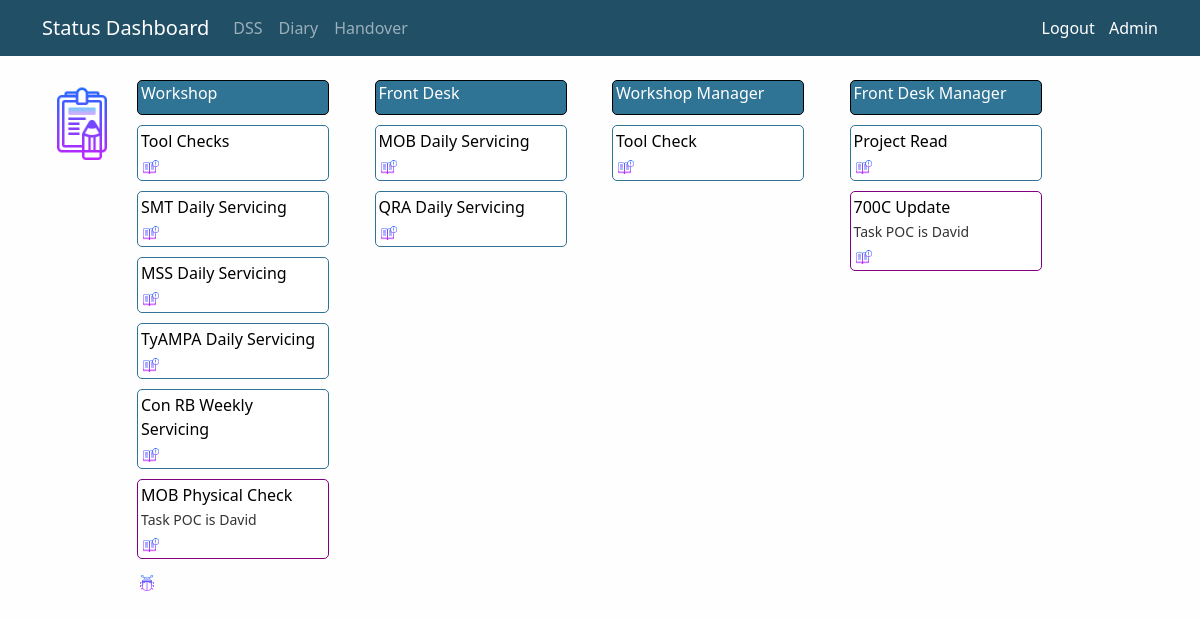
The app's page /diary/ (signed in), older data.
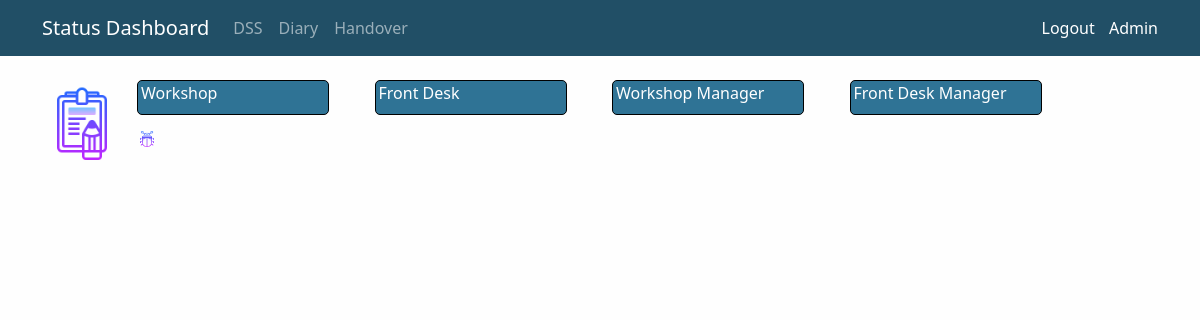
The same page, newer data.
### diary/models.py (models this page shows, shortened)
class TodaysTask(models.Model):
	task = models.ForeignKey(Task, null=True, on_delete=models.SET_NULL)
	task_completed_by = models.ForeignKey(User, null=True, on_delete=models.SET_NULL)
	date_created = models.DateField(default=timezone.now)
	date_completed = models.DateTimeField(null=True)

class Task(models.Model):
	title = models.CharField(max_length=100)
	task_desc = models.TextField()
	day_of_task=models.ForeignKey(DaysOfTheWeek, null=True, on_delete=models.SET_NULL)
	section = models.CharField(max_length=50)
	def __str__(self):
		return self.title

class AdhockTask(models.Model):
	title = models.CharField(max_length=100)
	desc = models.TextField()
	section = models.CharField(max_length=50)
	created_by = models.CharField(max_length=20)
	date_created = models.DateField(default=timezone.now)
	completed_by = models.ForeignKey(User, null=True, on_delete=models.CASCADE)
	date_completed = models.DateTimeField(null=True)

### diary/views.py (the view)
# urls.py: path('', DiaryListView.as_view(), name='diary'),
class DiaryListView(LoginRequiredMixin, ListView):
	model = TodaysTask
	template_name = 'diary/diary.html'
	context_object_name = 'task'
	def get_context_data(self, **kwarks):
		context = super(DiaryListView, self).get_context_data(**kwarks)
		context.update({
			'adhocktask':AdhockTask.objects.all(),
			})
		return context
	def get_queryset(self):
		return TodaysTask.objects.all()

### diary/templates/diary/diary.html (shortened to what the changed rows need)
{% extends "board/base.html"%}
{% load static %}
{% block content %}
	<div class="row">
		<div class="col-md-10">
			<div class="row">
				<div class="col-md-3">
					{% for task in task %}
						{% if task.task.section == 'Workshop' %}
							{% if task.task_completed_by %}
								<article class="content	content-section" style="background-color: #f6f6f6; opacity: 50%;">
									<div>{{ task.task }}</div>
									<div class="row">
										<div class="col-md-3">
											<a href="{% url 'diary-detail' task.id %}" style="cursor: pointer;"><img src="{% static 'board/media/info_2.png' %}" style="width:20px; height:auto;"></a>
										</div>
										<div class="col-md-9">
											Signed: {{ task.task_completed_by }}
										</div>
									</div>
								</article>
							{% else %}
								<article class="content	content-section" style="border: 1px solid #2F7395;">
									<div><a href="{% url 'diary-update' task.id %}" style="text-decoration: none; color: black;">{{ task.task }}</a></div>
									<a href="{% url 'diary-detail' task.id %}" style="cursor: pointer;"><img src="{% static 'board/media/info_2.png' %}" style="width:20px; height:auto;"></a>
								</article>
							{% endif %}
						{% endif %}
					{% endfor %}
					{% for task in adhocktask %}
						{% if task.section == 'Workshop' %}
							<article class="content	content-section" style="border: 1px solid purple;">
								<div><a href="#" style="text-decoration: none; color: black;">{{ task.title }}</a></div>
								<small>Task POC is {{ task.created_by  }}</small><br>
								<a href="#" style="cursor: pointer;"><img src="{% static 'board/media/info_2.png' %}" style="width:20px; height:auto;"></a>
							</article>
						{% endif %}
					{% endfor %}
				</div>
				<div class="col-md-3">
					{% for task in task %}
						{% if task.task.section == 'Front Desk' %}
							{% if task.task_completed_by %}
								<article class="content	content-section" style="background-color: #f6f6f6; opacity: 50%;">
									<div>{{ task.task }}</div>
									<div class="row">
										<div class="col-md-3">
											<a href="#" style="cursor: pointer;"><img src="{% static 'board/media/info_2.png' %}" style="width:20px; height:auto;"></a>
										</div>
										<div class="col-md-9">
											Signed: {{ task.task_completed_by }}
										</div>
									</div>
								</article>
							{% else %}
								<article class="content	content-section" style="border: 1px solid #2F7395;">
									<div><a href="{% url 'diary-update' task.id %}" style="text-decoration: none; color: black;">{{ task.task }}</a></div>
									<a href="#" style="cursor: pointer;"><img src="{% static 'board/media/info_2.png' %}" style="width:20px; height:auto;"></a>
								</article>
							{% endif %}
						{% endif %}
					{% endfor %}
				</div>
				<div class="col-md-3">
					{% for task in task %}
						{% if task.task.section == 'Workshop Manager' %}
							{% if task.task_completed_by %}
								<article class="content	content-section" style="background-color: #f6f6f6; opacity: 50%;">
									<div>{{ task.task }}</div>
									<div class="row">
										<div class="col-md-3">
											<a href="#" style="cursor: pointer;"><img src="{% static 'board/media/info_2.png' %}" style="width:20px; height:auto;"></a>
										</div>
										<div class="col-md-9">
											Signed: {{ task.task_completed_by }}
										</div>
									</div>
								</article>
							{% else %}
								<article class="content	content-section" style="border: 1px solid #2F7395;">
									<div><a href="{% url 'diary-update' task.id %}" style="text-decoration: none; color: black;">{{ task.task }}</a></div>
									<a href="#" style="cursor: pointer;"><img src="{% static 'board/media/info_2.png' %}" style="width:20px; height:auto;"></a>
								</article>
							{% endif %}
						{% endif %}
					{% endfor %}
				</div>
				<div class="col-md-3">
					{% for task in task %}
						{% if task.task.section == 'Front Desk Manager' %}
							{% if task.task_completed_by %}
								<article class="content	content-section" style="background-color: #f6f6f6; opacity: 50%;">
									<div>{{ task.task }}</div>
									<div class="row">
										<div class="col-md-3">
											<a href="#" style="cursor: pointer;"><img src="{% static 'board/media/info_2.png' %}" style="width:20px; height:auto;"></a>
										</div>
										<div class="col-md-9">
											Signed: {{ task.task_completed_by }}
										</div>
									</div>
								</article>
							{% else %}
								<article class="content	content-section" style="border: 1px solid #2F7395;">
									<div><a href="{% url 'diary-update' task.id %}" style="text-decoration: none; color: black;">{{ task.task }}</a></div>
									<a href="#" style="cursor: pointer;"><img src="{% static 'board/media/info_2.png' %}" style="width:20px; height:auto;"></a>
								</article>
							{% endif %}
						{% endif %}
					{% endfor %}
					{% for task in adhocktask %}
						{% if task.section == 'Front Desk Manager' %}
							<article class="content	content-section" style="border: 1px solid purple;">
								<div><a href="#" style="text-decoration: none; color: black;">{{ task.title }}</a></div>
								<small>Task POC is {{ task.created_by  }}</small><br>
								<a href="#" style="cursor: pointer;"><img src="{% static 'board/media/info_2.png' %}" style="width:20px; height:auto;"></a>
							</article>
						{% endif %}
					{% endfor %}
				</div>
			</div>
		</div>
	</div>
{% endblock content %}

Row changes from the older to the newer data that the page shows:
no longer on this page (row edited): TodaysTask: task "Tool Checks", shown under "Workshop"
no longer on this page (row edited): TodaysTask: task "SMT Daily Servicing", shown under "Workshop"
no longer on this page (row edited): TodaysTask: task "MSS Daily Servicing", shown under "Workshop"
no longer on this page (row edited): TodaysTask: task "TyAMPA Daily Servicing", shown under "Workshop"
no longer on this page (row edited): TodaysTask: task "Con RB Weekly Servicing", shown under "Workshop"
removed AdhockTask: title "MOB Physical Check", created_by "David"
no longer on this page (row edited): TodaysTask: task "MOB Daily Servicing", shown under "Front Desk"
no longer on this page (row edited): TodaysTask: task "QRA Daily Servicing", shown under "Front Desk"
no longer on this page (row edited): TodaysTask: task "Tool Check", shown under "Workshop Manager"
no longer on this page (row edited): TodaysTask: task "Project Read", shown under "Front Desk Manager"
removed AdhockTask: title "700C Update", created_by "David"
